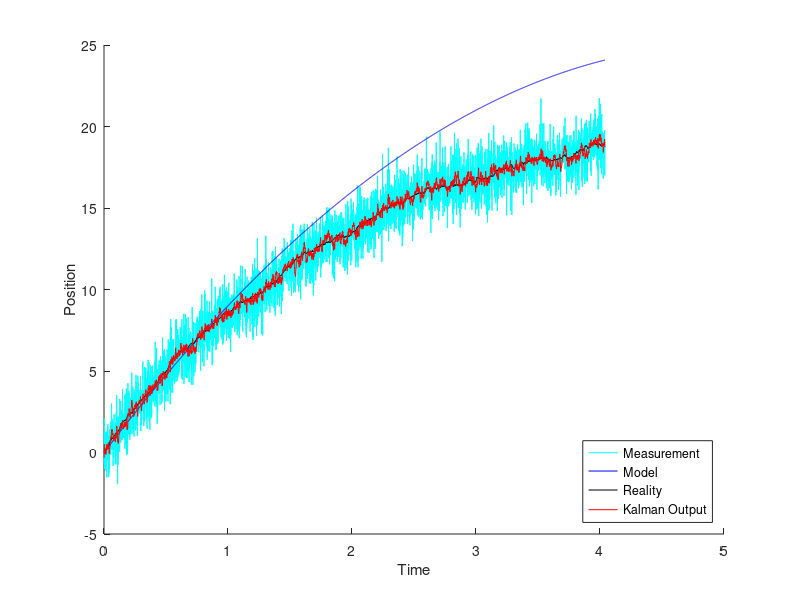

MATLAB code to generate this figure:
% Process noise covariance matrix. Represents system noisiness
varQ = 0.02;
Q = [varQ 0; 0 varQ];

% Measurement noise covariance matrix. Represents measurement noisiness
varR = 1;
R = [varR 0; 0 varR];

% Start time and time step
t = 0;
dt = 0.001;

% Real, estimated, and modeled <position, vecocity> state vectors
x = [0; 10];
xHat = [0; 10];
xModel = [0; 10];

% State update matrix
F = [1 dt; 0 1];                                

% Control input matrix
m = 10; % arbitrary mass of car
B = [dt^2/(2*m); dt/m];                         

% State-measurement transformation
H = [1 0; 0 1];

% Error covariance matrix
P = [1 0; 0 1];

                                                      %vv ADDED FOR (c) vv%
% Data lists
times = [];
states = [];
measurements = [];
outputs = [];
model = [];
                                                      %^^ ADDED FOR (c) ^^%
                                                      
% Loop until car comes to a complete stop (velocity = 0)
while x(2) > 0
    % Braking force applied at this time step
    u = -20;
    
    % Update model
    xModel = F*xModel + B*u;

    % Simulate real state update, including process noise
    t = t + dt;
    x = F*x + B*u + normrnd(0, diag(Q));
    
    % Simulate a noisy measurement
    z = H * x + normrnd(0, diag(R));
                                              
    % Predict
    xHat = F*xHat + B*u;
    P = F*P*F.' + Q;
    
    % Kalman gain
    K = P*H.'*inv(H*P*H.' + R);
    
    % Update
    xHat = xHat + K*(z - H*xHat);
    P = (eye(2) - K*H)*P;   
    
                                                      %vv ADDED FOR (c) vv%
    times = [times t];
    states = [states x];
    model = [model xModel];
    measurements = [measurements z];
    outputs = [outputs xHat];
                                                      %^^ ADDED FOR (c) ^^%
end


                                                      %vv ADDED FOR (c) vv%
% Plot position data
hold on;
plot(times, measurements(1,:), 'cyan');
plot(times, model(1,:), 'b');
plot(times, states(1,:), 'black');
plot(times, outputs(1,:), 'r');

xlabel('Time');
ylabel('Position')
legend('Measurement','Model', 'Reality', 'Kalman Output')
legend('Location', 'southeast')
                                                      %^^ ADDED FOR (c) ^^%



